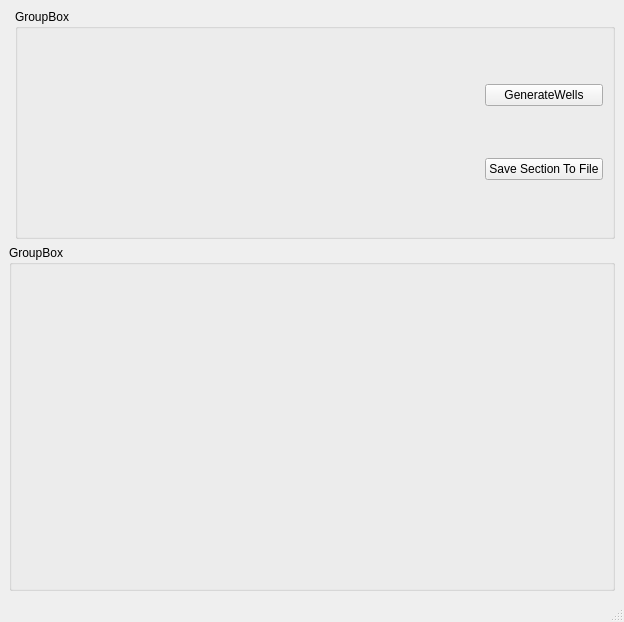
<?xml version="1.0" encoding="UTF-8"?>
<ui version="4.0">
 <class>MainWindow</class>
 <widget class="QMainWindow" name="MainWindow">
  <property name="geometry">
   <rect>
    <x>0</x>
    <y>0</y>
    <width>624</width>
    <height>622</height>
   </rect>
  </property>
  <property name="windowTitle">
   <string>MainWindow</string>
  </property>
  <widget class="QWidget" name="centralwidget">
   <layout class="QGridLayout" name="gridLayout" rowstretch="2,3">
    <item row="1" column="0" colspan="2">
     <widget class="QGroupBox" name="groupBox">
      <property name="title">
       <string>GroupBox</string>
      </property>
      <layout class="QGridLayout" name="gridLayout_2" columnstretch="5,2">
       <item row="0" column="0">
        <widget class="QWidget" name="mapWidget" native="true"/>
       </item>
       <item row="0" column="1">
        <widget class="QWidget" name="resultWellWidget" native="true"/>
       </item>
      </layout>
     </widget>
    </item>
    <item row="0" column="1">
     <widget class="QGroupBox" name="groupBox_2">
      <property name="title">
       <string>GroupBox</string>
      </property>
      <layout class="QGridLayout" name="gridLayout_3" columnstretch="10,0,0,0">
       <item row="0" column="0">
        <widget class="QWidget" name="wellsWidget" native="true">
         <property name="sizePolicy">
          <sizepolicy hsizetype="Expanding" vsizetype="Expanding">
           <horstretch>0</horstretch>
           <verstretch>0</verstretch>
          </sizepolicy>
         </property>
        </widget>
       </item>
       <item row="0" column="1">
        <layout class="QVBoxLayout" name="verticalLayout">
         <item>
          <widget class="QPushButton" name="pushButton">
           <property name="text">
            <string>GenerateWells</string>
           </property>
          </widget>
         </item>
         <item>
          <widget class="QPushButton" name="pushButton_2">
           <property name="text">
            <string>Save Section To File</string>
           </property>
          </widget>
         </item>
        </layout>
       </item>
      </layout>
     </widget>
    </item>
   </layout>
  </widget>
  <widget class="QMenuBar" name="menubar">
   <property name="geometry">
    <rect>
     <x>0</x>
     <y>0</y>
     <width>624</width>
     <height>27</height>
    </rect>
   </property>
  </widget>
  <widget class="QStatusBar" name="statusbar"/>
 </widget>
 <resources/>
 <connections>
  <connection>
   <sender>pushButton</sender>
   <signal>clicked()</signal>
   <receiver>MainWindow</receiver>
   <slot>generateWells()</slot>
   <hints>
    <hint type="sourcelabel">
     <x>604</x>
     <y>128</y>
    </hint>
    <hint type="destinationlabel">
     <x>457</x>
     <y>260</y>
    </hint>
   </hints>
  </connection>
  <connection>
   <sender>pushButton_2</sender>
   <signal>clicked()</signal>
   <receiver>MainWindow</receiver>
   <slot>saveSection()</slot>
   <hints>
    <hint type="sourcelabel">
     <x>519</x>
     <y>182</y>
    </hint>
    <hint type="destinationlabel">
     <x>283</x>
     <y>259</y>
    </hint>
   </hints>
  </connection>
 </connections>
 <slots>
  <slot>generateWells()</slot>
  <slot>saveSection()</slot>
 </slots>
</ui>
